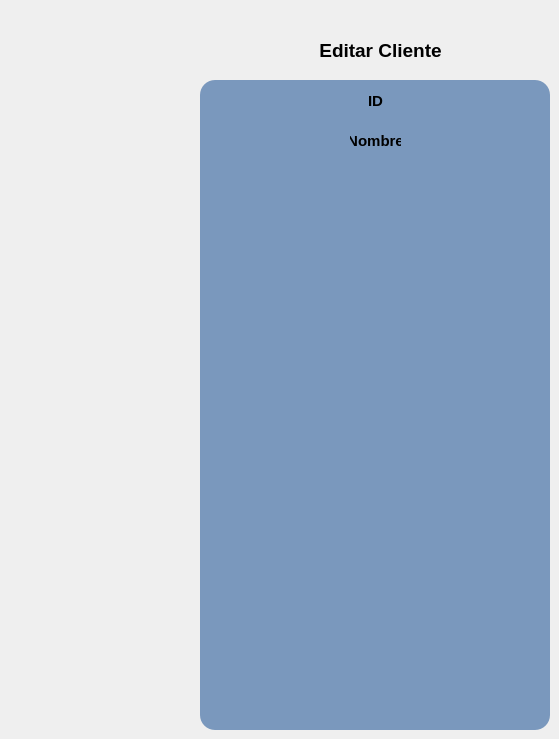
            <widget class="QWidget" name="editar_cliente">
             <widget class="QFrame" name="frame_editarCliente">
              <property name="geometry">
               <rect>
                <x>200</x>
                <y>80</y>
                <width>350</width>
                <height>650</height>
               </rect>
              </property>
              <property name="styleSheet">
               <string notr="true">background-color: rgb(122, 152, 189);
border-radius:15px;
border-color: rgb(0, 0, 0);</string>
              </property>
              <property name="frameShape">
               <enum>QFrame::StyledPanel</enum>
              </property>
              <property name="frameShadow">
               <enum>QFrame::Raised</enum>
              </property>
              <widget class="QLabel" name="label_45">
               <property name="geometry">
                <rect>
                 <x>150</x>
                 <y>10</y>
                 <width>51</width>
                 <height>21</height>
                </rect>
               </property>
               <property name="font">
                <font>
                 <pointsize>11</pointsize>
                 <weight>75</weight>
                 <bold>true</bold>
                </font>
               </property>
               <property name="text">
                <string>ID</string>
               </property>
               <property name="alignment">
                <set>Qt::AlignCenter</set>
               </property>
              </widget>
              <widget class="QLabel" name="label_46">
               <property name="geometry">
                <rect>
                 <x>150</x>
                 <y>50</y>
                 <width>51</width>
                 <height>21</height>
                </rect>
               </property>
               <property name="font">
                <font>
                 <pointsize>11</pointsize>
                 <weight>75</weight>
                 <bold>true</bold>
                </font>
               </property>
               <property name="text">
                <string>Nombre</string>
               </property>
               <property name="alignment">
                <set>Qt::AlignCenter</set>
               </property>
              </widget>
             </widget>
             <widget class="QLabel" name="label_44">
              <property name="geometry">
               <rect>
                <x>290</x>
                <y>40</y>
                <width>181</width>
                <height>21</height>
               </rect>
              </property>
              <property name="font">
               <font>
                <pointsize>14</pointsize>
                <weight>75</weight>
                <bold>true</bold>
               </font>
              </property>
              <property name="text">
               <string>Editar Cliente</string>
              </property>
              <property name="alignment">
               <set>Qt::AlignCenter</set>
              </property>
             </widget>
            </widget>
